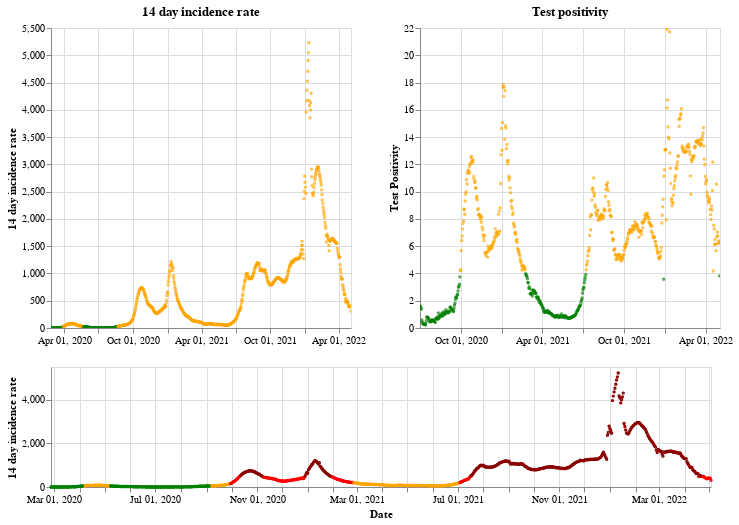

Notebook code for this chart:
### Markdown cell above
## Northern Ireland

### Code cell
plot_traffic_light('Northern Ireland')

### Figure 1 — Vega-Lite specification as saved in the notebook (floating-point values rounded to 4 significant figures; data arrays with more than 128 entries replaced by an {"elided": "..."} marker saying what was removed)
{"config": {"view": {"continuousWidth": 400, "continuousHeight": 300}}, "vconcat": [{"hconcat": [{"mark": {"type": "point", "size": 2}, "encoding": {"color": {"condition": {"value": "green", "test": "(datum.twoWeeklyCasesRate <= 25)"}, "value": "orange"}, "tooltip": [{"type": "nominal", "field": "areaName"}, {"type": "temporal", "field": "date"}, {"type": "quantitative", "field": "twoWeeklyCasesRate"}, {"type": "quantitative", "field": "testPositivity"}], "x": {"type": "temporal", "axis": {"title": ""}, "field": "date", "scale": {"domain": {"selection": "DateBrush"}}, "timeUnit": "yearmonthdate"}, "y": {"type": "quantitative", "axis": {"title": "14 day incidence rate"}, "field": "twoWeeklyCasesRate"}}, "title": "14 day incidence rate", "width": 300}, {"mark": {"type": "point", "size": 2}, "encoding": {"color": {"condition": {"value": "green", "test": "(datum.testPositivity <= 4)"}, "value": "orange"}, "tooltip": [{"type": "nominal", "field": "areaName"}, {"type": "temporal", "field": "date"}, {"type": "quantitative", "field": "twoWeeklyCasesRate"}, {"type": "quantitative", "field": "testPositivity"}], "x": {"type": "temporal", "axis": {"title": ""}, "field": "date", "scale": {"domain": {"selection": "DateBrush"}}, "timeUnit": "yearmonthdate"}, "y": {"type": "quantitative", "axis": {"title": "Test Positivity"}, "field": "testPositivity"}}, "title": "Test positivity", "width": 300}]}, {"layer": [{"mark": {"type": "point", "size": 2}, "encoding": {"color": {"condition": {"value": "orange", "test": "(((datum.testPositivity < 4) && (datum.twoWeeklyCasesRate >= 50)) && (datum.twoWeeklyCasesRate < 200))"}, "value": "red"}, "opacity": {"condition": {"value": 1, "test": "((datum.twoWeeklyCasesRate >= 50) && (datum.twoWeeklyCasesRate < 500))"}, "value": 0}, "tooltip": [{"type": "nominal", "field": "areaName"}, {"type": "temporal", "field": "date"}, {"type": "quantitative", "field": "twoWeeklyCasesRate"}, {"type": "quantitative", "field": "testPositivity"}], "x": {"type": "temporal", "axis": {"title": "Date"}, "field": "date", "timeUnit": "yearmonthdate"}, "y": {"type": "quantitative", "axis": {"title": "14 day incidence rate"}, "field": "twoWeeklyCasesRate"}}, "selection": {"DateBrush": {"type": "interval", "encodings": ["x"], "fields": ["Time"]}}}, {"mark": {"type": "point", "size": 2}, "encoding": {"color": {"value": "darkred"}, "opacity": {"condition": {"value": 1, "test": "(datum.twoWeeklyCasesRate >= 500)"}, "value": 0}, "tooltip": [{"type": "nominal", "field": "areaName"}, {"type": "temporal", "field": "date"}, {"type": "quantitative", "field": "twoWeeklyCasesRate"}, {"type": "quantitative", "field": "testPositivity"}], "x": {"type": "temporal", "axis": {"title": "Date"}, "field": "date", "timeUnit": "yearmonthdate"}, "y": {"type": "quantitative", "axis": {"title": "14 day incidence rate"}, "field": "twoWeeklyCasesRate"}}}, {"mark": {"type": "point", "size": 2}, "encoding": {"color": {"condition": {"value": "green", "test": "((datum.testPositivity < 4) && (datum.twoWeeklyCasesRate < 50))"}, "value": "orange"}, "opacity": {"condition": {"value": 1, "test": "(datum.twoWeeklyCasesRate < 50)"}, "value": 0}, "tooltip": [{"type": "nominal", "field": "areaName"}, {"type": "temporal", "field": "date"}, {"type": "quantitative", "field": "twoWeeklyCasesRate"}, {"type": "quantitative", "field": "testPositivity"}], "x": {"type": "temporal", "axis": {"title": "Date"}, "field": "date", "timeUnit": "yearmonthdate"}, "y": {"type": "quantitative", "axis": {"title": "14 day incidence rate"}, "field": "twoWeeklyCasesRate"}}}], "height": 120, "width": 660}], "data": {"name": "data-990d26625441a155bdda92630933b3e5"}, "$schema": "https://vega.github.io/schema/vega-lite/v4.8.1.json", "datasets": {"data-990d26625441a155bdda92630933b3e5": {"elided": "798 records"}}}
